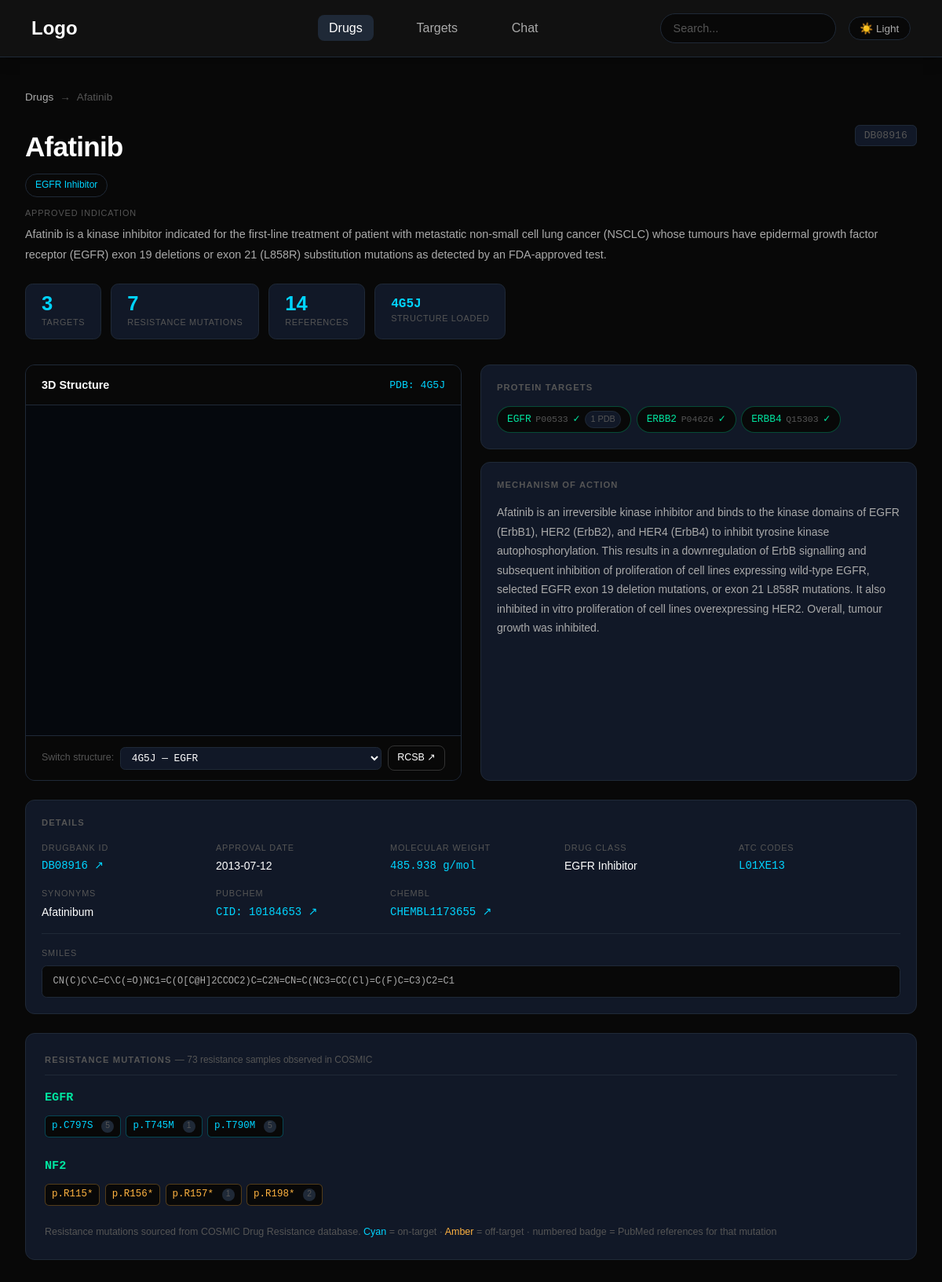
The app's page /drugs/DB08916 with its own data.
### tables this page shows
CREATE TABLE drugs (
    drugbank_id          TEXT PRIMARY KEY,
    name                 TEXT NOT NULL,
    indication           TEXT,
    mechanism_of_action  TEXT,
    pharmacodynamics     TEXT,
    drug_class           TEXT,
    atc_codes            TEXT,
    synonyms             TEXT,
    unmatched_pdb_ids    TEXT,

    -- ── New columns ──────────────────────────────────
    smiles               TEXT,
    molecular_weight     TEXT,
    inchikey             TEXT,
    pubchem_cid          TEXT,
    chembl_id            TEXT,
    approval_date        TEXT,

    created_at           TEXT DEFAULT (datetime('now'))
);

CREATE TABLE drug_target_links (
    id                   INTEGER PRIMARY KEY AUTOINCREMENT,
    drugbank_id          TEXT NOT NULL REFERENCES drugs(drugbank_id) ON DELETE CASCADE,
    uniprot_accession    TEXT NOT NULL REFERENCES targets(uniprot_accession) ON DELETE CASCADE,
    actions              TEXT,
    known_action         TEXT,
    pdb_ids              TEXT,
    UNIQUE (drugbank_id, uniprot_accession)
);

CREATE TABLE targets (
    uniprot_accession    TEXT PRIMARY KEY,
    gene_name            TEXT NOT NULL,
    protein_name         TEXT,
    general_function     TEXT,
    cellular_location    TEXT,
    created_at           TEXT DEFAULT (datetime('now'))
);

CREATE TABLE resistance_mutations (
    id                   INTEGER PRIMARY KEY AUTOINCREMENT,
    drugbank_id          TEXT NOT NULL REFERENCES drugs(drugbank_id) ON DELETE CASCADE,
    uniprot_accession    TEXT REFERENCES targets(uniprot_accession) ON DELETE SET NULL,
    gene_symbol          TEXT NOT NULL,
    mutation_aa          TEXT NOT NULL,
    mutation_type        TEXT,
    resistance_type      TEXT,
    source               TEXT,
    total_samples        INTEGER,
    created_at           TEXT DEFAULT (datetime('now')),
    UNIQUE (drugbank_id, gene_symbol, mutation_aa)
);

### app/routers/drugs.py (the view)
@router.get("/drugs/{drugbank_id}", response_class=HTMLResponse)
def drug_detail(request: Request, drugbank_id: str):
    drug = get_drug_by_id(drugbank_id)
    if not drug:
        raise HTTPException(status_code=404, detail="Drug not found")
    viewer_pdb_id = None
    viewer_target = None
    for target in drug.get("targets", []):
        if target.get("pdb_ids"):
            viewer_pdb_id = target["pdb_ids"][0]
            viewer_target = target
            if target.get("known_action") == "yes":
                break
    return templates.TemplateResponse(
        request=request,
        name="drugs/detail.html",
        context={
            "drug": drug,
            "viewer_pdb_id": viewer_pdb_id,
            "viewer_target": viewer_target,
        },
    )

### app/templates/drugs/detail.html (shortened to what this page needs)
{% extends "base.html" %}
{% block extra_styles %}
<link rel="stylesheet" href="/static/css/pages/detail.css">
{% endblock %}
{% block content %}
<div class="detail-page">
    <div class="breadcrumb">
        <a href="/drugs">Drugs</a>
        <span class="breadcrumb-sep">→</span>
        <span>{{ drug.name }}</span>
    </div>
    <div class="drug-header">
        <div class="drug-header-left">
            <h1>{{ drug.name }}</h1>
            {% if drug.drug_class and drug.drug_class != 'Other' %}
            <span class="class-badge">{{ drug.drug_class }}</span>
            {% endif %}
        </div>
        <div class="drug-header-right">
            <span class="drugbank-id">{{ drug.drugbank_id }}</span>
        </div>
    </div>
    {% if drug.indication %}
    <div class="indication-section">
        <span class="indication-label">Approved Indication</span>
        <p class="indication-text" id="indicationText">
            {{ drug.indication[:300] }}
        </p>
    </div>
    {% endif %}
    <div class="stat-chips">
        <div class="stat-chip">
            <span class="chip-value">{{ drug.targets|length }}</span>
            <span class="chip-label">Targets</span>
        </div>
        <div class="stat-chip">
            <span class="chip-value">{{ drug.resistance_mutations|length }}</span>
            <span class="chip-label">Resistance Mutations</span>
        </div>
        <div class="stat-chip">
            {% set ref_ns = namespace(total=drug.pubmed_ids|length) %}
            {% for mut in drug.resistance_mutations %}
            {% if mut.pubmed_refs %}
            {% set ref_ns.total = ref_ns.total + mut.pubmed_refs|length %}
            {% endif %}
            {% endfor %}
            <span class="chip-value">{{ ref_ns.total }}</span>
            <span class="chip-label">References</span>
        </div>
        {% if viewer_pdb_id %}
        <div class="stat-chip">
            <span class="chip-value mono">{{ viewer_pdb_id|upper }}</span>
            <span class="chip-label">Structure Loaded</span>
        </div>
        {% endif %}
    </div>
    <div class="detail-grid">
        <div class="viewer-card">
            <div class="viewer-header">
                <span class="viewer-title">3D Structure</span>
                {% if viewer_pdb_id %}
                <span class="viewer-pdb">PDB: {{ viewer_pdb_id|upper }}</span>
                {% else %}
                <span class="dim">No structure available</span>
                {% endif %}
            </div>
            <div id="molstar-viewer">
            </div>
            {% if viewer_pdb_id %}
            <div class="viewer-controls">
                <span class="dim" style="font-size:0.78rem;">
                    Switch structure:
                </span>
                <select class="pdb-select" onchange="loadStructure(this.value)">
                    {% for target in drug.targets %}
                    {% for pdb in target.pdb_ids %}
                    <option value="{{ pdb }}" {% if pdb==viewer_pdb_id %}selected{% endif %}>
                        {{ pdb|upper }} — {{ target.gene_name }}
                    </option>
                    {% endfor %}
                    {% endfor %}
                </select>
                <a id="rcsbLink" href="https://www.rcsb.org/structure/{{ viewer_pdb_id|upper }}" target="_blank"
                    class="btn secondary" style="padding:0.3rem 0.7rem; font-size:0.78rem;">
                    RCSB ↗
                </a>
            </div>
            {% endif %}
        </div>
        <div class="info-column">
            <div class="info-card">
                <div class="info-card-title">Protein Targets</div>
                <div class="target-pills">
                    {% for target in drug.targets %}
                    <a href="/targets/{{ target.uniprot_accession }}"
                        class="target-pill {% if target.known_action == 'yes' %}confirmed{% endif %}">
                        <span class="target-gene">{{ target.gene_name }}</span>
                        <span class="target-uniprot">{{ target.uniprot_accession }}</span>
                        {% if target.known_action == 'yes' %}
                        <span class="confirmed-tick">✓</span>
                        {% endif %}
                        {% if target.pdb_ids %}
                        <span class="pdb-count">{{ target.pdb_ids|length }} PDB</span>
                        {% endif %}
                    </a>
                    {% endfor %}
                </div>
            </div>
            <div class="info-card mechanism-card">
                <div class="info-card-title">Mechanism of Action</div>
                <p class="mechanism-text">
                    {{ drug.mechanism_of_action or 'Not available.' }}
                </p>
            </div>
        </div>
    </div>
    <div class="details-full">
        <div class="info-card">
            <div class="info-card-title">Details</div>
            <div class="details-grid">
                <div class="detail-item">
                    <span class="detail-label">DrugBank ID</span>
                    <a href="https://go.drugbank.com/drugs/{{ drug.drugbank_id }}" target="_blank"
                        class="detail-value mono accent">
                        {{ drug.drugbank_id }} ↗
                    </a>
                </div>
                <div class="detail-item">
                    <span class="detail-label">Approval Date</span>
                    <span class="detail-value">
                        {{ drug.approval_date or '—' }}
                    </span>
                </div>
                <div class="detail-item">
                    <span class="detail-label">Molecular Weight</span>
                    <span class="detail-value mono">
                        {{ drug.molecular_weight or '—' }} g/mol
                    </span>
                </div>
                <div class="detail-item">
                    <span class="detail-label">Drug Class</span>
                    <span class="detail-value">{{ drug.drug_class or '—' }}</span>
                </div>
                <div class="detail-item">
                    <span class="detail-label">ATC Codes</span>
                    <span class="detail-value mono">
                        {{ drug.atc_codes|join(', ') or '—' }}
                    </span>
                </div>
                <div class="detail-item">
                    <span class="detail-label">Synonyms</span>
                    <span class="detail-value">
                        {% set short_syns = [] %}
                        {% for syn in drug.synonyms %}
                        {% if syn|length < 30 %} {% set _=short_syns.append(syn) %} {% endif %} {% endfor %} {{
                            short_syns[:3]|join(', ') or ' —' }} </span>
                </div>
                {% if drug.pubchem_cid %}
                <div class="detail-item">
                    <span class="detail-label">PubChem</span>
                    <a href="https://pubchem.ncbi.nlm.nih.gov/compound/{{ drug.pubchem_cid }}" target="_blank"
                        class="detail-value mono accent">
                        CID: {{ drug.pubchem_cid }} ↗
                    </a>
                </div>
                {% endif %}
                {% if drug.chembl_id %}
                <div class="detail-item">
                    <span class="detail-label">ChEMBL</span>
                    <a href="https://www.ebi.ac.uk/chembl/compound_report_card/{{ drug.chembl_id }}" target="_blank"
                        class="detail-value mono accent">
                        {{ drug.chembl_id }} ↗
                    </a>
                </div>
                {% endif %}
            </div>
            {% if drug.smiles %}
            <div class="smiles-section">
                <div class="detail-label" style="margin-bottom:0.4rem;">
                    SMILES
                </div>
                <div class="smiles-string">{{ drug.smiles }}</div>
            </div>
            {% endif %}
        </div>
    </div>
    {% if drug.resistance_mutations %}
    <div class="mutations-section">
        <div class="section-title">
            Resistance Mutations
            {% set first_mut = drug.resistance_mutations[0] %}
            {% if first_mut.total_samples %}
            <span class="dim" style="font-weight:400; font-size:0.75rem; text-transform:none; letter-spacing:0;">
                — {{ first_mut.total_samples }} resistance samples observed in COSMIC
            </span>
            {% endif %}
        </div>
        {% set ns = namespace(current_gene=None) %}
        {% for mut in drug.resistance_mutations %}
        {% if mut.gene_symbol != ns.current_gene %}
        {% if ns.current_gene != None %}
    </div>
</div>
{% endif %}
{% set ns.current_gene = mut.gene_symbol %}
<div class="mutation-group">
    <div class="mutation-group-header">
        <span class="mutation-gene">{{ mut.gene_symbol }}</span>
    </div>
    <div class="mutation-chips">
        {% endif %}
        {% if mut.mutation_aa and mut.mutation_aa != 'p.?' %}
        <span class="mut-chip {{ mut.resistance_type }}" title="{{ mut.resistance_type }} resistance">
            {{ mut.mutation_aa }}
            {% if mut.pubmed_refs %}
            <span class="mut-ref-count">{{ mut.pubmed_refs|length }}</span>
            {% endif %}
        </span>
        {% endif %}
        {% endfor %}
    </div>
</div>
<p class="mutations-note">
    Resistance mutations sourced from COSMIC Drug Resistance database.
    <span style="color:var(--accent);">Cyan</span> = on-target ·
    <span style="color:#ffb340;">Amber</span> = off-target ·
    numbered badge = PubMed references for that mutation
</p>
</div>
{% endif %}
</div>
{% endblock %}
{% block extra_scripts %}
{% if viewer_pdb_id %}
<link rel="stylesheet" href="https://cdn.jsdelivr.net/npm/molstar@latest/build/viewer/molstar.css">
{% endif %}
{% endblock %}

### app/static/css/base.css (style rules this page uses)
:root { --bg: #080808; --bg-surface: #111827; --bg-card: #111827; --border: #1f2937; --border-hover: #374151; --text: #ffffff; --text-muted: #aaaaaa; --text-dim: #555555; --accent: #00d4ff; --nav-bg: #111111; --btn-primary-bg: #ffffff; --btn-primary-text: #000000; --btn-secondary-bg: transparent; --btn-secondary-text: #ffffff; --btn-secondary-border: #333333; --btn-secondary-hover: #151515; --stat-num: #00d4ff; }
*, *::before, *::after { box-sizing: border-box; margin: 0; padding: 0; }
html { scroll-behavior: smooth; }
body { background: var(--bg); color: var(--text); font-family: sans-serif; font-size: 15px; line-height: 1.6; min-height: 100vh; transition: background 0.3s ease, color 0.3s ease; }
a { color: var(--accent); text-decoration: none; }
.btn { padding: 0.9rem 1.4rem; border-radius: 0.5rem; text-decoration: none; font-size: 0.95rem; transition: 0.2s ease; display: inline-block; }
.secondary { border: 1px solid var(--btn-secondary-border); color: var(--btn-secondary-text); background: var(--btn-secondary-bg); }

### records on screen
drugs: name "Afatinib", drug_class "EGFR Inhibitor", drugbank_id "DB08916", indication "Afatinib is a kinase inhibitor indicated for the first-line treatment of patient with metastatic non-small cell lung cancer (NSCLC) whose tumours have epidermal growth factor receptor (EGFR) exon 19 deletions or exon 21 (L858R) substitution mutations as detected by an FDA-approved test.", mechanism_of_action "Afatinib is an irreversible kinase inhibitor and binds to the kinase domains of EGFR (ErbB1), HER2 (ErbB2), and HER4 (ErbB4) to inhibit tyrosine kinase autophosphorylation. This results in a downregulation of ErbB signalling and subsequent inhibition of proliferation of cell lines expressing wild-type EGFR, selected EGFR exon 19 deletion mutations, or exon 21 L858R mutations. It also inhibited in vitro proliferation of cell lines overexpressing HER2. Overall, tumour growth was inhibited.", approval_date "2013-07-12", molecular_weight "485.938", pubchem_cid "10184653", chembl_id "CHEMBL1173655", smiles "CN(C)C\\C=C\\C(=O)NC1=C(O[C@H]2CCOC2)C=C2N=CN=C(NC3=CC(Cl)=C(F)C=C3)C2=C1"
drug_target_links: gene_name "EGFR", uniprot_accession "P00533", pdb_ids|length "1"
drug_target_links: gene_name "ERBB2", uniprot_accession "P04626"
drug_target_links: gene_name "ERBB4", uniprot_accession "Q15303"
resistance_mutations: total_samples "73", gene_symbol "EGFR", mutation_aa "p.C797S", pubmed_refs|length "5"
resistance_mutations: mutation_aa "p.T745M", pubmed_refs|length "1"
resistance_mutations: mutation_aa "p.T790M", pubmed_refs|length "5"
resistance_mutations: gene_symbol "NF2", mutation_aa "p.R115*"
resistance_mutations: mutation_aa "p.R156*"
resistance_mutations: mutation_aa "p.R157*", pubmed_refs|length "1"
resistance_mutations: mutation_aa "p.R198*", pubmed_refs|length "2"

### other values on screen
{{ drug.targets|length }} "3"
{{ drug.resistance_mutations|length }} "7"
{{ ref_ns.total }} "14"
{{ viewer_pdb_id|upper }} "4G5J"
{{ drug.atc_codes|join(', ') or '—' }} "L01XE13"
{{ short_syns[:3]|join(', ') or ' —' }} "Afatinibum"
form field value "4G5J — EGFR"
